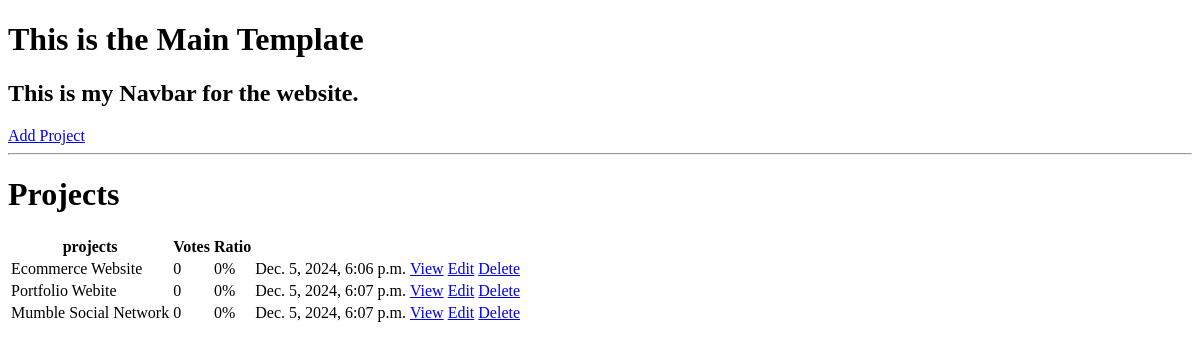
The app's page /, older data.
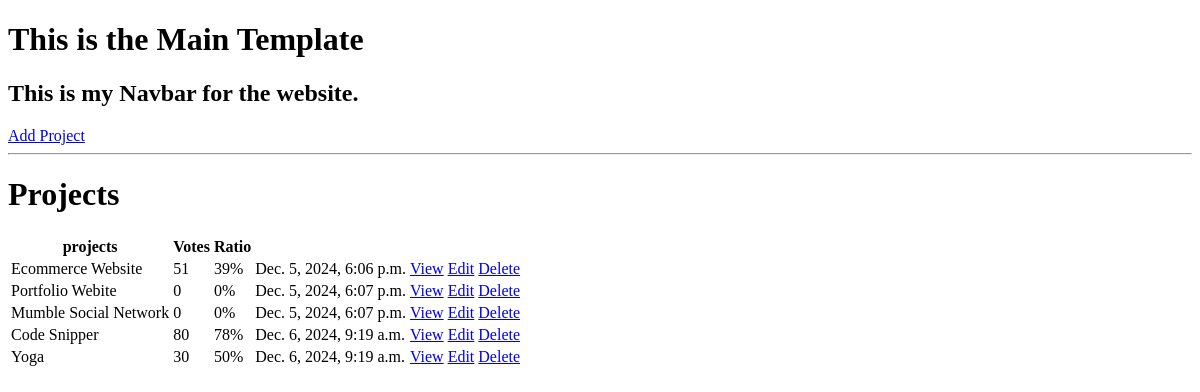
The same page, newer data.
### myapp/models.py (models this page shows, shortened)
class Project(models.Model):
    title = models.CharField(max_length=200)
    description = models.TextField(null = True, blank=True)
    demo_link = models.CharField(max_length=2000, null=True, blank= True)
    source_link = models.CharField(max_length=2000, null=True, blank= True)
    tags = models.ManyToManyField('Tag',blank=True)
    vote_total = models.IntegerField(default=0, null=True, blank=True)
    vote_ratio = models.IntegerField(default=0, null=True, blank=True)
    created = models.DateTimeField(auto_now_add=True)
    id = models.UUIDField(default=uuid.uuid4, unique=True, primary_key=True, editable=False)

### myapp/views.py (the view)
# urls.py: path('', views.projects, name="projects"),
def projects(request):
    projects = Project.objects.all()
    context = {'projects':projects}
    return render(request,'index.html', context)

### templates/index.html
{% extends 'main.html' %}
{% block content1 %}
<h1>Projects</h1>
<table>
    <tr>
        <th>projects</th>
        <th>Votes</th>
        <th>Ratio</th>
        <th></th>
        <th></th>
    </tr>
    {% for project in projects%}
    <tr>
        <td>{{project.title}}</td>
        <td>{{project.vote_total}}</td>
        <td>{{project.vote_ratio}}%</td>
        <td>{{project.created}}</td>
        <td><a href="{% url 'project' project.id %}">View</a></td>
        <td><a href="{% url 'update-form' project.id %}">Edit</a></td>
        <td><a href="{% url 'delete-form' project.id %}">Delete</a></td>
    </tr>
    {% endfor %}
</table>
{% endblock content1 %}

Row changes from the older to the newer data that the page shows:
changed Project "Ecommerce Website": vote_total "0" → "51"; vote_ratio "0" → "39"
added Project: title "Code Snipper", vote_total "80", vote_ratio "78", created "Dec. 6, 2024, 9:19 a.m."
added Project: title "Yoga", vote_total "30", vote_ratio "50", created "Dec. 6, 2024, 9:19 a.m."
